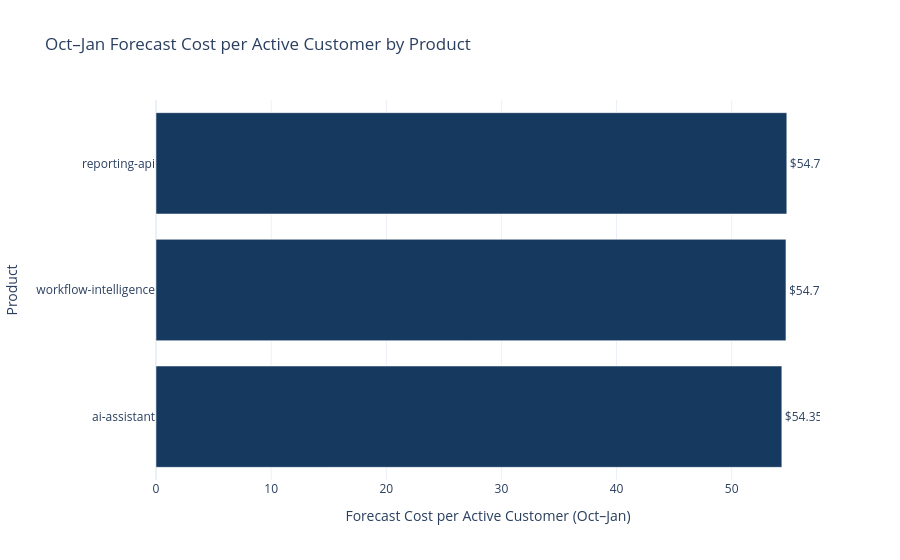

The code cell stored with this chart in its notebook:
### Code cell
# checking cloud efficiency per customer

unit_df = (
    df.groupby("product_name", dropna=False)
      .agg({
          "forecast_baseline_cost": "sum",
          "active_customers": "sum",
      })
      .reset_index()
)

unit_df["cost_per_customer"] = (
    unit_df["forecast_baseline_cost"] / unit_df["active_customers"]
)

unit_df = unit_df.sort_values("cost_per_customer", ascending=True)

fig = px.bar(
    unit_df,
    x="cost_per_customer",
    y="product_name",
    orientation="h",
    text="cost_per_customer",
    title="Oct–Jan Forecast Cost per Active Customer by Product",
)

fig.update_traces(
    texttemplate="$%{text:,.4f}",
    textposition="outside",
    marker_color="#163A5F",
    hovertemplate="<b>%{y}</b><br>Cost per customer: $%{x:,.4f}<extra></extra>",
)

fig.update_layout(
    template="plotly_white",
    xaxis_title="Forecast Cost per Active Customer (Oct–Jan)",
    yaxis_title="Product",
    showlegend=False,
)

### Figure 1 — Plotly figure (JSON) as saved in the notebook; plotly's stock layout.template omitted (floating-point values rounded to 4 significant figures)
{"data": [{"hovertemplate": "<b>%{y}</b><br>Cost per customer: $%{x:,.4f}<extra></extra>", "legendgroup": "", "marker": {"color": "#163A5F", "pattern": {"shape": ""}}, "name": "", "orientation": "h", "showlegend": false, "text": [54.36, 54.72, 54.79], "textposition": "outside", "texttemplate": "$%{text:,.4f}", "type": "bar", "x": [54.36, 54.72, 54.79], "xaxis": "x", "y": ["ai-assistant", "workflow-intelligence", "reporting-api"], "yaxis": "y"}], "layout": {"barmode": "relative", "legend": {"tracegroupgap": 0}, "showlegend": false, "title": {"text": "Oct–Jan Forecast Cost per Active Customer by Product"}, "xaxis": {"anchor": "y", "domain": [0, 1], "title": {"text": "Forecast Cost per Active Customer (Oct–Jan)"}}, "yaxis": {"anchor": "x", "domain": [0, 1], "title": {"text": "Product"}}}}
